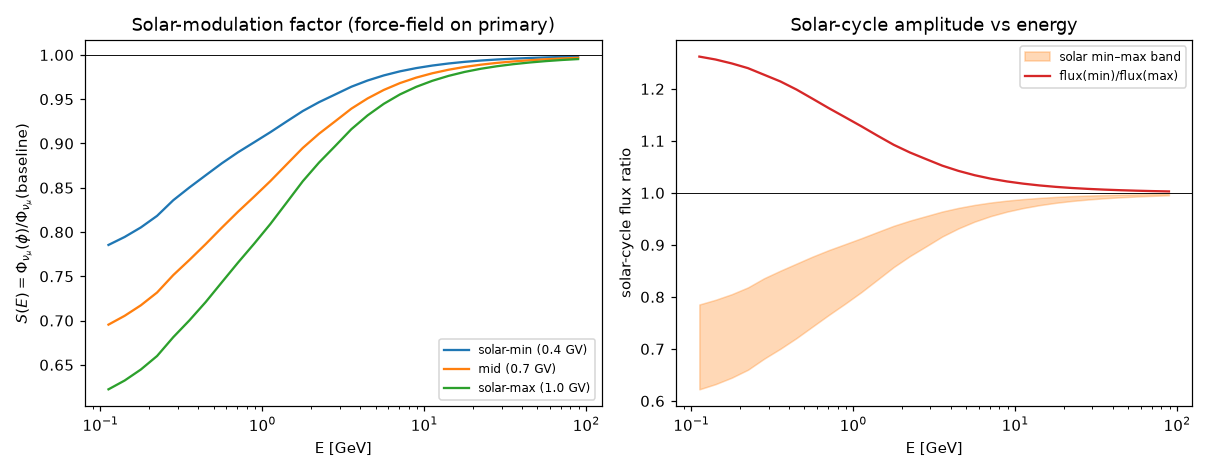

The script that saved this image:
"""Solar-modulation knob: force-field modulation of the primary -> flux factor.

The 11-year solar cycle modulates the sub-GeV primary cosmic-ray flux (higher solar
activity -> stronger heliospheric field -> lower flux at Earth). This is a real
~10-20% sub-GeV effect that Bartol and Honda model and that a fixed primary omits.

`MCEq3DFlux.solar_factor(phi)` applies the Gleeson-Axford force-field modulation
(potential phi [GV]) to the primary and returns the resulting neutrino-energy
factor S(E) = numu(modulated)/numu(baseline); `solve(solar_modulation=phi)` folds
it in. phi is *relative to the H3a baseline* (0 = baseline); the physical
solar-cycle effect is the difference between two potentials -- we use ~0.4 GV
(solar min) and ~1.0 GV (solar max), whose ratio is the solar-cycle band. Run::

    python solar_modulation.py --plot
"""

from __future__ import annotations

import argparse

import numpy as np

from mceq3d_flux import MCEq3DFlux

PHI = {"solar-min (0.4 GV)": 0.4, "mid (0.7 GV)": 0.7, "solar-max (1.0 GV)": 1.0}
EREPORT = (0.1, 0.2, 0.3, 0.5, 1.0, 3.0, 10.0)


def main(argv=None):
    p = argparse.ArgumentParser(description=__doc__)
    p.add_argument("--plot", action="store_true")
    args = p.parse_args(argv)

    eng = MCEq3DFlux(base_model="mceq")
    e = eng.e
    S = {k: eng.solar_factor(v) for k, v in PHI.items()}

    def at(y, E):
        return float(np.interp(E, e, y))

    print("Solar-modulation factor S(E) = numu(phi)/numu(baseline), vertical:")
    print("  E[GeV]  " + "".join(f"{k.split()[0]:>13s}" for k in PHI))
    for E in EREPORT:
        print(f"  {E:6.2f} " + "".join(f"{at(S[k], E):13.3f}" for k in PHI))

    smin = S["solar-min (0.4 GV)"]
    smax = S["solar-max (1.0 GV)"]
    span = smin / smax  # solar-cycle amplitude (min flux / max flux)
    print("\nSolar-cycle span  S(min)/S(max)  [= flux(solar-min)/flux(solar-max)]:")
    for E in EREPORT:
        print(f"  {E:6.2f}   {at(span, E):.3f}  ({(at(span, E) - 1) * 100:+.0f}%)")
    print("(Honda/Bartol report ~10-20% sub-GeV solar-cycle variation.)")

    if args.plot:
        import matplotlib

        matplotlib.use("Agg")
        import matplotlib.pyplot as plt

        sel = (e >= 0.1) & (e <= 100)
        fig, (axL, axR) = plt.subplots(1, 2, figsize=(11, 4.3))
        for k in PHI:
            axL.semilogx(e[sel], S[k][sel], label=k)
        axL.axhline(1.0, color="k", lw=0.6)
        axL.set_xlabel("E [GeV]")
        axL.set_ylabel(r"$S(E)=\Phi_{\nu_\mu}(\phi)/\Phi_{\nu_\mu}$(baseline)")
        axL.set_title("Solar-modulation factor (force-field on primary)")
        axL.legend(fontsize=8)
        axR.fill_between(
            e[sel],
            smax[sel],
            smin[sel],
            color="C1",
            alpha=0.3,
            label="solar min–max band",
        )
        axR.semilogx(e[sel], (smin / smax)[sel], "C3-", label="flux(min)/flux(max)")
        axR.axhline(1.0, color="k", lw=0.6)
        axR.set_xlabel("E [GeV]")
        axR.set_ylabel("solar-cycle flux ratio")
        axR.set_title("Solar-cycle amplitude vs energy")
        axR.legend(fontsize=8)
        fig.tight_layout()
        fig.savefig("solar_modulation.png", dpi=110)
        print("saved plot -> solar_modulation.png")


if __name__ == "__main__":
    main()
